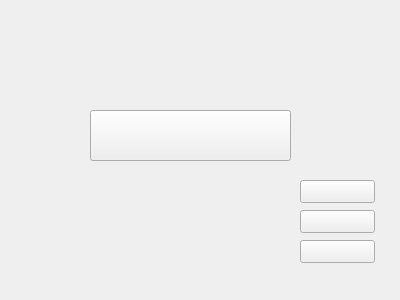
<?xml version="1.0" encoding="UTF-8"?>
<ui version="4.0">
 <class>Form</class>
 <widget class="QWidget" name="Form">
  <property name="geometry">
   <rect>
    <x>0</x>
    <y>0</y>
    <width>400</width>
    <height>300</height>
   </rect>
  </property>
  <property name="windowTitle">
   <string>Form</string>
  </property>
  <widget class="QLabel" name="label">
   <property name="geometry">
    <rect>
     <x>10</x>
     <y>13</y>
     <width>371</width>
     <height>271</height>
    </rect>
   </property>
   <property name="text">
    <string/>
   </property>
   <property name="pixmap">
    <pixmap>Galerie.jpg</pixmap>
   </property>
  </widget>
  <widget class="QPushButton" name="pushButton">
   <property name="geometry">
    <rect>
     <x>300</x>
     <y>240</y>
     <width>75</width>
     <height>23</height>
    </rect>
   </property>
   <property name="text">
    <string/>
   </property>
   <property name="icon">
    <iconset>
     <normaloff>bouton fuite 4.png</normaloff>bouton fuite 4.png</iconset>
   </property>
   <property name="iconSize">
    <size>
     <width>75</width>
     <height>50</height>
    </size>
   </property>
  </widget>
  <widget class="QPushButton" name="pushButton_2">
   <property name="geometry">
    <rect>
     <x>300</x>
     <y>210</y>
     <width>75</width>
     <height>23</height>
    </rect>
   </property>
   <property name="text">
    <string/>
   </property>
   <property name="icon">
    <iconset>
     <normaloff>bouton sac 3.png</normaloff>bouton sac 3.png</iconset>
   </property>
   <property name="iconSize">
    <size>
     <width>75</width>
     <height>50</height>
    </size>
   </property>
  </widget>
  <widget class="QPushButton" name="pushButton_3">
   <property name="geometry">
    <rect>
     <x>300</x>
     <y>180</y>
     <width>75</width>
     <height>23</height>
    </rect>
   </property>
   <property name="text">
    <string/>
   </property>
   <property name="icon">
    <iconset>
     <normaloff>bouton petit attaque .png</normaloff>bouton petit attaque .png</iconset>
   </property>
   <property name="iconSize">
    <size>
     <width>75</width>
     <height>50</height>
    </size>
   </property>
  </widget>
  <widget class="QPushButton" name="pushButton_4">
   <property name="geometry">
    <rect>
     <x>90</x>
     <y>110</y>
     <width>201</width>
     <height>51</height>
    </rect>
   </property>
   <property name="text">
    <string/>
   </property>
   <property name="icon">
    <iconset>
     <normaloff>bouton perdu.png</normaloff>bouton perdu.png</iconset>
   </property>
   <property name="iconSize">
    <size>
     <width>209</width>
     <height>74</height>
    </size>
   </property>
  </widget>
 </widget>
 <resources/>
 <connections/>
</ui>
